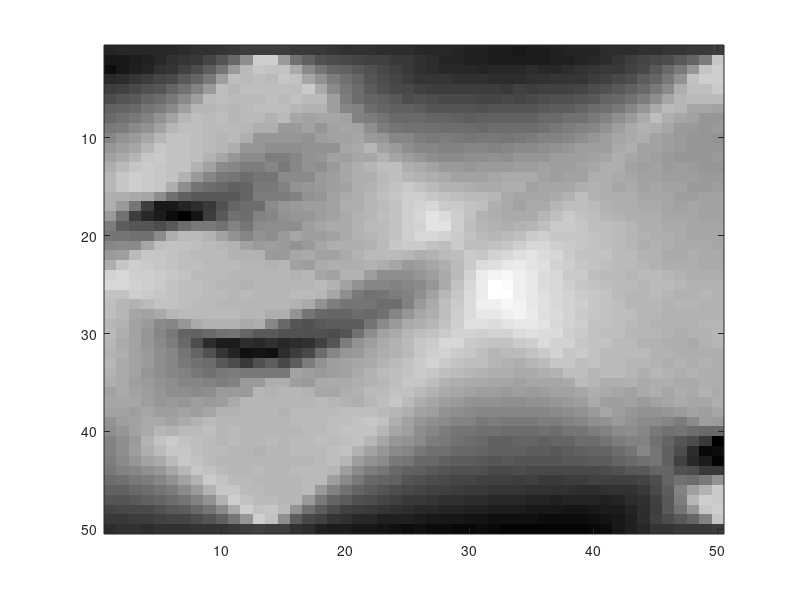

MATLAB code for this plot: (Note: this script raises an error after producing the figure.)
% Total variation regularization for X-ray tomography

% Import projection matrix A and the (noisy) sinogram m
load sino A S N
y = S(:); % vectorize the sinogram

% Visualize the sinogram data
figure;
imagesc(S), colormap gray
drawnow;

% Construct the discretized (image) gradient operator
block = spdiags([1,-1,1].*ones(N,3),[1-N,0,1],N,N);
LH = [];
for ii = 1:N
    LH = blkdiag(LH,block);
end
LV = spdiags([1,-1,1].*ones(N^2,3),[-N^2+N,0,N],N^2,N^2);
D = [LH;LV];

% Choose CP parameters wisely to ensure convergence
L = svds([A;D],1,'largest'); 
tau = 1/L;
sigma = 1/L;
theta = 1;
x = zeros(size(A,2),1); q = zeros(size(A,1),1);
z = zeros(size(D,1),1); xhat = x;

% Use the Chambolle-Pock algorithm to solve the TV regularized solution
lambda = .01; % educated guess for the regularization parameter
for ii = 1:1000
    % See pg. 30 of the slides.
    q = (q+sigma*(A*xhat-y))/(1+sigma);
    z = lambda * (z+sigma*D*xhat)./max(lambda,abs(z+sigma*D*xhat));
    xold = x;
    x = max(x-tau*A'*q-tau*D'*z,0);
    xhat = x+theta*(x-xold);
end

% Plot the reconstructed x on an NxN grid
figure;
imagesc(reshape(x,N,N)), axis square, colormap gray
drawnow;

%% Compare with a Tikhonov regularized solution
xtik = [A;sqrt(lambda)*speye(N^2)]\[y;zeros(N^2,1)];
figure;
imagesc(reshape(xtik,N,N)), axis square, colormap gray
drawnow;